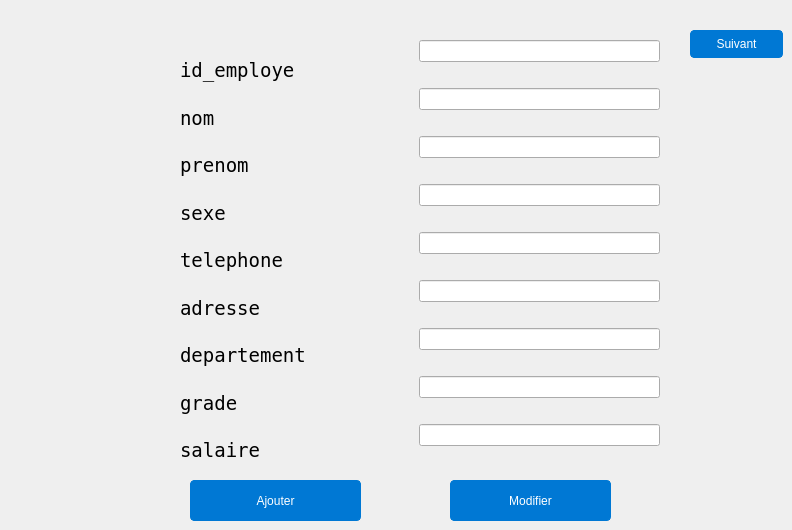
             <widget class="QWidget" name="page_9">
              <widget class="QPushButton" name="ajouter_2">
               <property name="geometry">
                <rect>
                 <x>190</x>
                 <y>480</y>
                 <width>171</width>
                 <height>41</height>
                </rect>
               </property>
               <property name="styleSheet">
                <string notr="true">QPushButton {

background-color: #0078D4; /* Button background color similar to Windows */

color: #FFFFFF; /* Button text color */

border: 1px solid #0078D4; /* Button border color */

border-radius: 4px; /* Button border radius */

padding: 6px 12px; /* Button padding */

}



QPushButton:hover {

background-color: #00559B; /* Hovered button background color */

border: 1px solid #00559B; /* Hovered button border color */

}



QPushButton:pressed {

background-color: #003C75; /* Pressed button background color */

border: 1px solid #003C75; /* Pressed button border color */

}



QPushButton:focus {

border: 1px solid #0078D4; /* Focused button border color */

outline: none; /* Remove the focus outline */

}</string>
               </property>
               <property name="text">
                <string>Ajouter</string>
               </property>
              </widget>
              <widget class="QPushButton" name="modifier_3">
               <property name="geometry">
                <rect>
                 <x>450</x>
                 <y>480</y>
                 <width>161</width>
                 <height>41</height>
                </rect>
               </property>
               <property name="styleSheet">
                <string notr="true">QPushButton {

background-color: #0078D4; /* Button background color similar to Windows */

color: #FFFFFF; /* Button text color */

border: 1px solid #0078D4; /* Button border color */

border-radius: 4px; /* Button border radius */

padding: 6px 12px; /* Button padding */

}



QPushButton:hover {

background-color: #00559B; /* Hovered button background color */

border: 1px solid #00559B; /* Hovered button border color */

}



QPushButton:pressed {

background-color: #003C75; /* Pressed button background color */

border: 1px solid #003C75; /* Pressed button border color */

}



QPushButton:focus {

border: 1px solid #0078D4; /* Focused button border color */

outline: none; /* Remove the focus outline */

}</string>
               </property>
               <property name="text">
                <string>Modifier</string>
               </property>
              </widget>
              <widget class="QPushButton" name="suivant_3">
               <property name="geometry">
                <rect>
                 <x>690</x>
                 <y>30</y>
                 <width>93</width>
                 <height>28</height>
                </rect>
               </property>
               <property name="styleSheet">
                <string notr="true">QPushButton {

background-color: #0078D4; /* Button background color similar to Windows */

color: #FFFFFF; /* Button text color */

border: 1px solid #0078D4; /* Button border color */

border-radius: 4px; /* Button border radius */

padding: 6px 12px; /* Button padding */

}



QPushButton:hover {

background-color: #00559B; /* Hovered button background color */

border: 1px solid #00559B; /* Hovered button border color */

}



QPushButton:pressed {

background-color: #003C75; /* Pressed button background color */

border: 1px solid #003C75; /* Pressed button border color */

}



QPushButton:focus {

border: 1px solid #0078D4; /* Focused button border color */

outline: none; /* Remove the focus outline */

}</string>
               </property>
               <property name="text">
                <string>Suivant</string>
               </property>
              </widget>
              <widget class="QWidget" name="verticalLayoutWidget">
               <property name="geometry">
                <rect>
                 <x>180</x>
                 <y>50</y>
                 <width>221</width>
                 <height>421</height>
                </rect>
               </property>
               <layout class="QVBoxLayout" name="verticalLayout_6">
                <item>
                 <widget class="QLabel" name="label_16">
                  <property name="font">
                   <font>
                    <family>NSimSun</family>
                    <pointsize>14</pointsize>
                   </font>
                  </property>
                  <property name="cursor">
                   <cursorShape>ArrowCursor</cursorShape>
                  </property>
                  <property name="mouseTracking">
                   <bool>false</bool>
                  </property>
                  <property name="text">
                   <string>id_employe   </string>
                  </property>
                 </widget>
                </item>
                <item>
                 <widget class="QLabel" name="label_17">
                  <property name="font">
                   <font>
                    <family>NSimSun</family>
                    <pointsize>14</pointsize>
                   </font>
                  </property>
                  <property name="cursor">
                   <cursorShape>ArrowCursor</cursorShape>
                  </property>
                  <property name="mouseTracking">
                   <bool>false</bool>
                  </property>
                  <property name="text">
                   <string>nom    </string>
                  </property>
                 </widget>
                </item>
                <item>
                 <widget class="QLabel" name="label_18">
                  <property name="font">
                   <font>
                    <family>NSimSun</family>
                    <pointsize>14</pointsize>
                   </font>
                  </property>
                  <property name="cursor">
                   <cursorShape>ArrowCursor</cursorShape>
                  </property>
                  <property name="mouseTracking">
                   <bool>false</bool>
                  </property>
                  <property name="text">
                   <string>prenom    </string>
                  </property>
                 </widget>
                </item>
                <item>
                 <widget class="QLabel" name="label_19">
                  <property name="font">
                   <font>
                    <family>NSimSun</family>
                    <pointsize>14</pointsize>
                   </font>
                  </property>
                  <property name="cursor">
                   <cursorShape>ArrowCursor</cursorShape>
                  </property>
                  <property name="mouseTracking">
                   <bool>false</bool>
                  </property>
                  <property name="text">
                   <string>sexe   </string>
                  </property>
                 </widget>
                </item>
                <item>
                 <widget class="QLabel" name="label_20">
                  <property name="font">
                   <font>
                    <family>NSimSun</family>
                    <pointsize>14</pointsize>
                   </font>
                  </property>
                  <property name="cursor">
                   <cursorShape>ArrowCursor</cursorShape>
                  </property>
                  <property name="mouseTracking">
                   <bool>false</bool>
                  </property>
                  <property name="text">
                   <string>telephone    </string>
                  </property>
                 </widget>
                </item>
                <item>
                 <widget class="QLabel" name="label_21">
                  <property name="font">
                   <font>
                    <family>NSimSun</family>
                    <pointsize>14</pointsize>
                   </font>
                  </property>
                  <property name="cursor">
                   <cursorShape>ArrowCursor</cursorShape>
                  </property>
                  <property name="mouseTracking">
                   <bool>false</bool>
                  </property>
                  <property name="text">
                   <string>adresse </string>
                  </property>
                 </widget>
                </item>
                <item>
                 <widget class="QLabel" name="label_22">
                  <property name="font">
                   <font>
                    <family>NSimSun</family>
                    <pointsize>14</pointsize>
                   </font>
                  </property>
                  <property name="cursor">
                   <cursorShape>ArrowCursor</cursorShape>
                  </property>
                  <property name="mouseTracking">
                   <bool>false</bool>
                  </property>
                  <property name="text">
                   <string>departement</string>
                  </property>
                 </widget>
                </item>
                <item>
                 <widget class="QLabel" name="label_23">
                  <property name="font">
                   <font>
                    <family>NSimSun</family>
                    <pointsize>14</pointsize>
                   </font>
                  </property>
                  <property name="cursor">
                   <cursorShape>ArrowCursor</cursorShape>
                  </property>
                  <property name="mouseTracking">
                   <bool>false</bool>
                  </property>
                  <property name="text">
                   <string>grade  </string>
                  </property>
                 </widget>
                </item>
                <item>
                 <widget class="QLabel" name="label_24">
                  <property name="font">
                   <font>
                    <family>NSimSun</family>
                    <pointsize>14</pointsize>
                   </font>
                  </property>
                  <property name="cursor">
                   <cursorShape>ArrowCursor</cursorShape>
                  </property>
                  <property name="mouseTracking">
                   <bool>false</bool>
                  </property>
                  <property name="text">
                   <string>salaire</string>
                  </property>
                 </widget>
                </item>
               </layout>
              </widget>
              <widget class="QWidget" name="verticalLayoutWidget_2">
               <property name="geometry">
                <rect>
                 <x>419</x>
                 <y>20</y>
                 <width>241</width>
                 <height>451</height>
                </rect>
               </property>
               <layout class="QVBoxLayout" name="verticalLayout_7">
                <item>
                 <widget class="QLineEdit" name="id_employe"/>
                </item>
                <item>
                 <widget class="QLineEdit" name="nom"/>
                </item>
                <item>
                 <widget class="QLineEdit" name="prenom"/>
                </item>
                <item>
                 <widget class="QLineEdit" name="sexe"/>
                </item>
                <item>
                 <widget class="QLineEdit" name="telephone"/>
                </item>
                <item>
                 <widget class="QLineEdit" name="adresse"/>
                </item>
                <item>
                 <widget class="QLineEdit" name="departement"/>
                </item>
                <item>
                 <widget class="QLineEdit" name="grade"/>
                </item>
                <item>
                 <widget class="QLineEdit" name="salaire"/>
                </item>
               </layout>
              </widget>
             </widget>
